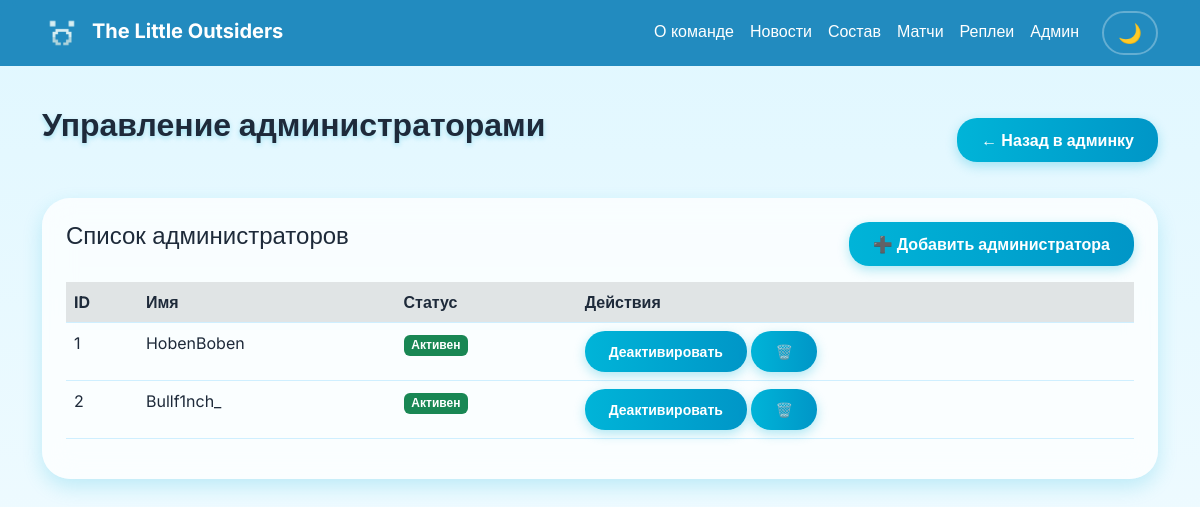
Screenshot of /admin/admins (signed in) with the database file from the repository.
### tables this page shows
CREATE TABLE admins (
                id INTEGER PRIMARY KEY,
                name TEXT NOT NULL,
                totp_secret TEXT NOT NULL,
                is_active BOOLEAN DEFAULT 1
            );

### app.py (the view)
@app.route("/admin/admins")
def list_admins():
    if not session.get("admin_id"):
        return redirect("/login")
    con = db()
    admins = con.execute("SELECT id, name, is_active FROM admins").fetchall()
    con.close()
    return render_template("admin_admins.html", admins=admins)

### app.py (called while the page is built)
def db():
    return sqlite3.connect(DB_PATH)

### templates/admin_admins.html (shortened to what this page needs)
{% extends "base.html" %}
{% block content %}
<div class="d-flex justify-content-between align-items-center mb-4">
    <h2 class="section-title">Управление администраторами</h2>
    <a href="/admin" class="btn btn-modern">← Назад в админку</a>
</div>
<div class="card-modern">
    <div class="d-flex justify-content-between mb-3">
        <h4>Список администраторов</h4>
        <a href="/admin/admins/add" class="btn btn-modern">➕ Добавить администратора</a>
    </div>
    <div class="table-responsive">
        <table class="table table-hover">
            <thead>
                <tr>
                    <th>ID</th>
                    <th>Имя</th>
                    <th>Статус</th>
                    <th>Действия</th>
                </tr>
            </thead>
            <tbody>
                {% for admin in admins %}
                <tr>
                    <td>{{ admin[0] }}</td>
                    <td>{{ admin[1] }}</td>
                    <td>
                        {% if admin[2] == 1 %}
                            <span class="badge bg-success">Активен</span>
                        {% else %}
                            <span class="badge bg-secondary">Неактивен</span>
                        {% endif %}
                    </td>
                    <td>
                        <a href="/admin/admins/toggle/{{ admin[0] }}" class="btn btn-sm btn-modern">
                            {% if admin[2] == 1 %}Деактивировать{% else %}Активировать{% endif %}
                        </a>
                        <a href="/admin/admins/delete/{{ admin[0] }}" class="btn btn-sm btn-modern" onclick="return confirm('Удалить администратора?')">🗑️</a>
                    </td>
                </tr>
                {% endfor %}
            </tbody>
        </table>
    </div>
</div>
{% endblock %}

### static/css/style.css (style rules this page uses)
:root { --bg-gradient-start: #e0f7ff; --bg-gradient-end: #f5fcff; --card-bg: rgba(255, 255, 255, 0.75); --text-color: #1e2a3a; --navbar-bg: rgba(0, 120, 180, 0.85); --accent: #00b4d8; --accent-hover: #0096c7; --border-color: #cfefff; --shadow: 0 8px 20px rgba(0, 180, 216, 0.2); --glow: 0 0 15px rgba(0, 180, 216, 0.6); --text-muted: #4a5568; --input-bg: rgba(255, 255, 255, 0.2); }
body { font-family: 'Inter', sans-serif; background: linear-gradient(180deg, var(--bg-gradient-start), var(--bg-gradient-end)); min-height: 100vh; margin: 0; color: var(--text-color); transition: background 0.4s ease, color 0.3s ease; }
.card-modern { background: var(--card-bg); backdrop-filter: blur(15px); border-radius: 28px !important; padding: 24px; margin-bottom: 24px; border: none; color: var(--text-color); transition: transform 0.3s ease, box-shadow 0.3s ease, background 0.3s ease; box-shadow: var(--shadow); }
.btn-modern { background: linear-gradient(90deg, var(--accent), var(--accent-hover)); color: white; border-radius: 20px !important; border: none; padding: 10px 24px; font-weight: 600; transition: 0.25s; box-shadow: 0 4px 12px rgba(0,180,216,0.3); }
.section-title { font-weight: 700; margin-bottom: 30px; color: var(--text-color); text-shadow: 0 2px 5px rgba(0,180,216,0.3); }
.fade-in { animation: fade 0.7s cubic-bezier(0.2, 0.9, 0.3, 1); }
a, button { transition: all 0.2s ease; }
.table { color: var(--text-color); background-color: transparent; }
.table > :not(caption) > * > * { background-color: transparent !important; color: var(--text-color) !important; border-bottom-color: var(--border-color); }
.table th, .table td { background-color: transparent !important; color: var(--text-color) !important; }
.table thead th { border-bottom-color: var(--border-color); background-color: rgba(0, 0, 0, 0.1) !important; }

### rows the page displays
admins: id "1", name "HobenBoben", is_active "Активен"
admins: id "2", name "Bullf1nch_", is_active "Активен"
